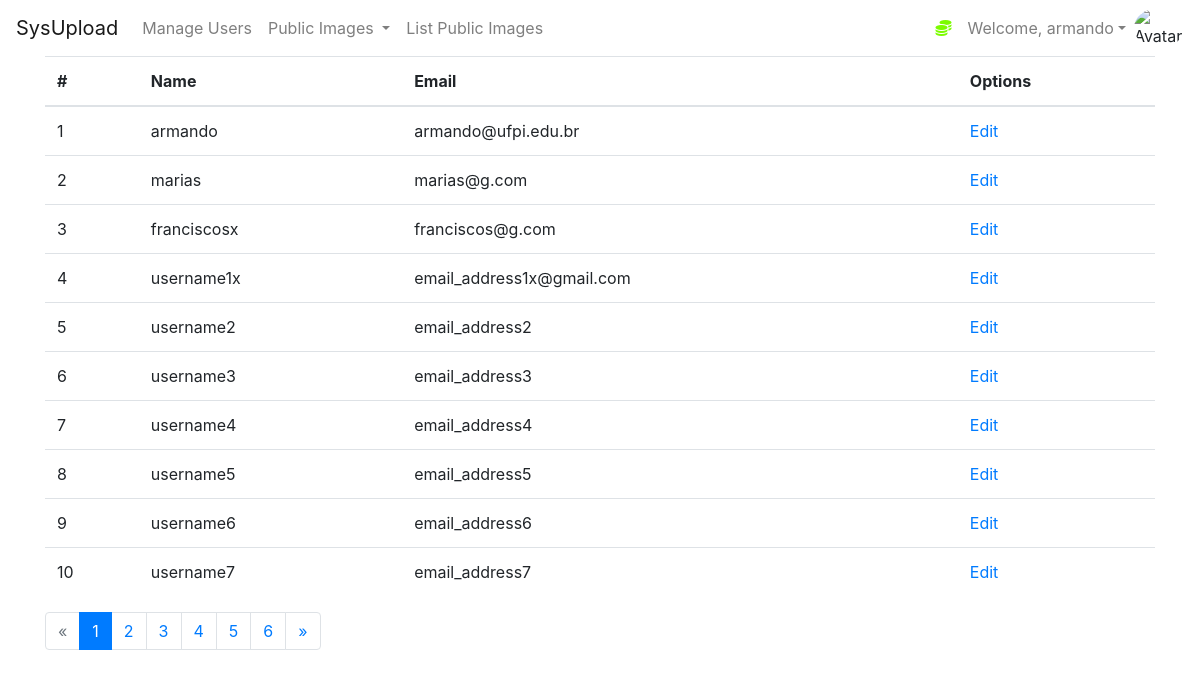
Page /users (signed in) on the earlier database version.
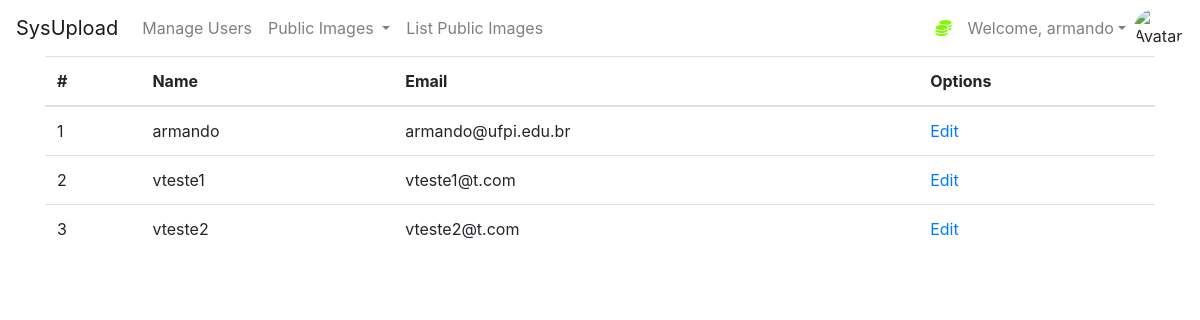
Same page on the later database version.
### myapp/dao.py (models this page shows, shortened)
class User(db.Model, UserMixin):
    id = db.Column(db.Integer(), primary_key=True)
    username = db.Column(db.String(length=30), nullable=False, unique=True)
    email_address = db.Column(db.String(length=50), nullable=False, unique=True)
    password_hash = db.Column(db.String(length=60), nullable=False)
    my_files = db.relationship('File', secondary=user_files, backref='myfiles')
    @property
    def password(self):
        return self.password

### myapp/users.py (the view)
@app.route('/users')
@login_required
def pagination_page():
    page, per_page, offset = get_page_args(page_parameter='page', per_page_parameter='per_page')
    usersCollection = Users()
    users = usersCollection.list_all_users()
    total = len(users)
    pagination_users = get_users(offset=offset, per_page=per_page, users=users)
    pagination = Pagination(page=page, per_page=per_page, total=total, css_framework='bootstrap4')
    return render_template('user/pagination.html', users=pagination_users, page=page, per_page=per_page, pagination=pagination)

### myapp/dao.py (called while the page is built)
@login_manager.user_loader
def load_user(user_id):
    return User.query.get(int(user_id))

    def list_all_users(self):
        return User.query.all()

### myapp/users.py (called while the page is built)
def get_users(offset=0, per_page=10, users=users):
    return users[offset: offset + per_page]

### myapp/templates/user/pagination.html (shortened to what this page needs)
{% extends 'base.html' %}
{% block content %}
    <div class="container">
      <div class="table-responsive">
        <table class="table table-hover">
          <thead>
            <tr>
              <th>#</th>
              <th>Name</th>
              <th>Email</th>
              <th>Options</th>
            </tr>
          </thead>
          <tbody>
            {% for user in users %}
            <tr>
              <td>{{ loop.index + (page - 1) * per_page }}</td>
              <td>{{ user.username }}</td>
              <td>{{ user.email_address}} </td>
              <td><a href="{{ url_for('edit_user', id=user.id) }}">Edit</a></td>
            </tr>
            {% endfor %}
          </tbody>
        </table>
      </div>
      {{ pagination.links }}
    </div>
{% endblock %}

### myapp/templates/base.html (shortened to what this page needs)
<!doctype html>
<html lang="en">
   <head>
      <link rel="stylesheet" href="https://cdn.jsdelivr.net/npm/bootstrap@4.5.3/dist/css/bootstrap.min.css">
   </head>
   <body>
    <nav class="navbar navbar-expand-md navbar-light">
      <a class="navbar-brand" href="{{ url_for('dashboard_page') }} ">SysUpload</a>
      <div class="collapse navbar-collapse" id="navbarNav">
          {% if current_user.is_authenticated %}
            <ul class="navbar-nav mr-auto">
                <li class="nav-item">
                     <a class="nav-link" href="{{ url_for('pagination_page') }}">Manage Users</a>
                </li>
                <li class="nav-item dropdown">
                    <a class="nav-link dropdown-toggle" href="#" id="navbardrop1" data-toggle="dropdown">
                    Public Images
                    </a>
                </li>
                <li class="nav-item">
                    <a class="nav-link" href="{{ url_for('pagination_list_files_page') }}">List Public Images</a>
                </li>
            </ul>
            <ul class="navbar-nav">
                <li class="nav-item">
                    <a class="nav-link" style="color: lawngreen; font-weight: bold">
                        <i class="fas fa-coins"></i>
                    </a>
                </li>
                <li class="nav-item dropdown">
                    <a class="nav-link dropdown-toggle" href="#" id="navbardropprofile" data-toggle="dropdown">Welcome, {{ current_user.username }}</a>
                </li>
                <img src="{{ url_for('static', filename='img/anonymous2.png') }}" class="rounded-circle" style="width: 50px;" alt="Avatar">
            </ul>
          {% endif %}
      </div>
    </nav>
      {% block content %}
      {% endblock %}
   </body>
</html>

Differences in the rows shown:
removed User: username "franciscosx", email_address "franciscos@g.com"
removed User: username "username1x", email_address "email_address1x@gmail.com"
removed User: username "username2", email_address "email_address2"
removed User: username "username3", email_address "email_address3"
removed User: username "username4", email_address "email_address4"
removed User: username "username5", email_address "email_address5"
removed User: username "username6", email_address "email_address6"
removed User: username "username7", email_address "email_address7"
changed User: username "marias" → "vteste1"; email_address "marias@g.com" → "vteste1@t.com"
added User: username "vteste2", email_address "vteste2@t.com"
Other differences:
{{ pagination.links }}: "« 1 2 3 4 5 6 »" → (not shown)
